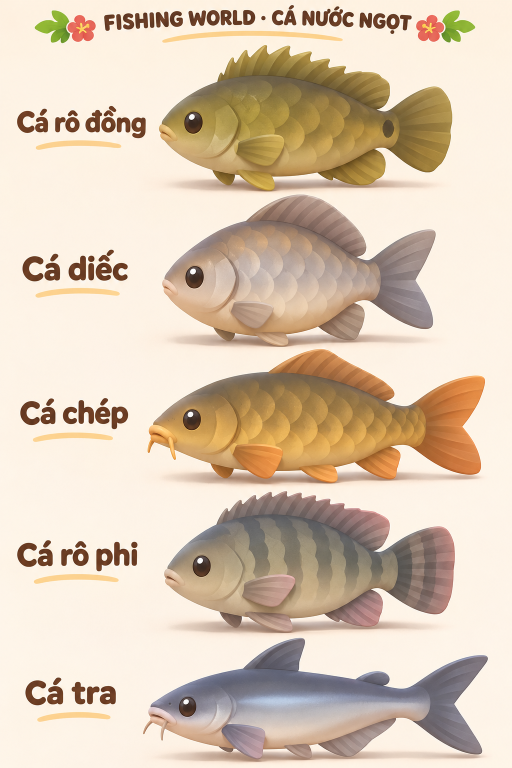
#> input picture design/reference/freshwater/boards/01.png, 1024 x 1536 px, found by its file name (shown at 1/2 size); its folder holds only this picture in this run
$ python prepare-freshwater-references.py
#> lines starting #> are read from the running program, lines starting #| are printed output that depends on the picture; after the words box and inside, x2 and y2 are one past the last pixel; in counts of white or black regions, pixels touching at a corner belong together
"""Extract authored silhouettes/landmarks from the supplied boards (Pillow + numpy).
The source PNGs are immutable; these masks contain geometry guides, not model textures.
Run from repository root with the bundled Python runtime.
"""
from pathlib import Path
import sys
sys.path.insert(0, str(Path('.local/freshwater-tools').resolve()))
from PIL import Image, ImageFilter, ImageDraw
import numpy as np
import json
import cv2

ROOT = Path('design/reference/freshwater')
# id, board, crop, eye (x,y,r), mouth (x,y), body samples (x,top,bottom)
ROWS = [
 ('perch',1,[300,85,930,384],[387,246,18],[324,267],[[321,239,274],[370,195,313],[450,164,343],[550,157,351],[650,173,344],[745,210,318],[795,237,284]]),
 ('crucian',1,[305,385,905,697],[389,558,18],[330,584],[[326,552,588],[380,500,633],[460,457,661],[550,446,674],[650,474,655],[730,520,608],[770,544,581]]),
 ('carp',1,[282,697,995,983],[382,839,18],[307,867],[[300,844,880],[355,797,912],[440,759,939],[550,744,945],[650,768,932],[760,798,905],[838,824,868]]),
 ('tilapia',1,[306,982,961,1274],[407,1133,18],[338,1158],[[328,1130,1166],[380,1080,1203],[460,1047,1226],[560,1040,1236],[660,1063,1228],[740,1094,1193],[795,1120,1166]]),
 ('pangasius',1,[273,1274,1006,1536],[375,1417,18],[309,1440],[[298,1417,1451],[360,1377,1485],[445,1351,1498],[555,1343,1500],[665,1358,1481],[770,1383,1458],[840,1397,1434]]),
 ('catfish',2,[215,128,1010,383],[396,256,18],[291,271],[[280,250,293],[350,210,326],[450,187,343],[570,185,346],[710,200,335],[845,224,311],[900,237,287]]),
 ('grasscarp',2,[280,394,1010,686],[369,554,17],[309,576],[[300,554,583],[360,511,618],[440,481,640],[550,469,651],[670,488,635],[790,514,611],[870,536,582]]),
 ('bigheadcarp',2,[293,690,1010,968],[389,873,18],[315,797],[[308,784,832],[350,768,897],[440,747,934],[550,754,938],[665,784,914],[785,808,890],[871,815,863]]),
 ('koi',2,[280,956,1005,1275],[385,1137,18],[310,1162],[[298,1127,1170],[360,1081,1210],[450,1046,1232],[550,1045,1245],[665,1065,1235],[785,1094,1208],[861,1119,1177]]),
 ('blackcarp',2,[274,1274,1010,1536],[370,1417,17],[294,1440],[[283,1417,1453],[345,1376,1483],[440,1349,1501],[550,1344,1504],[665,1362,1489],[785,1385,1466],[875,1400,1441]]),
 ('snakehead',3,[272,128,1023,374],[365,235,17],[295,263],[[288,231,269],[350,201,301],[450,180,326],[560,178,334],[680,187,329],[790,206,310],[920,226,287]]),
 ('marbled_eel',3,[257,379,1018,640],[334,520,14],[278,541],[[269,513,546],[330,483,566],[420,465,583],[520,496,609],[620,477,589],[720,443,555],[820,455,547],[910,505,567],[983,535,558]]),
 ('giantcatfish',3,[276,650,1023,968],[369,826,17],[301,853],[[290,820,867],[350,786,910],[450,759,941],[555,760,949],[680,778,929],[795,802,899],[870,813,870]]),
 ('arapaima',3,[211,969,1023,1237],[316,1091,16],[231,1110],[[225,1088,1124],[300,1056,1156],[410,1022,1178],[530,1011,1184],[655,1016,1180],[780,1042,1164],[918,1080,1138]]),
 ('sturgeon',3,[195,1240,1023,1535],[353,1385,17],[242,1403],[[229,1378,1408],[300,1362,1431],[385,1327,1456],[500,1320,1466],[640,1334,1457],[780,1363,1437],[882,1383,1416]]),
]

def largest(mask):
    # Flood-fill components without an additional scientific dependency.
    h,w = mask.shape; seen = np.zeros_like(mask); best=[]
    for y,x in zip(*np.nonzero(mask)):
        if seen[y,x]: continue
        stack=[(y,x)]; seen[y,x]=True; points=[]
        while stack:
            yy,xx=stack.pop();points.append((yy,xx))
            for dy,dx in [(1,0),(-1,0),(0,1),(0,-1)]:
                ny,nx=yy+dy,xx+dx
                if 0<=ny<h and 0<=nx<w and mask[ny,nx] and not seen[ny,nx]:
                    seen[ny,nx]=True;stack.append((ny,nx))
        if len(points)>len(best): best=points
    result=np.zeros_like(mask)
    for y,x in best: result[y,x]=True
    return result

out={}
FEATURES={
 'perch':([474,253],[474,285]),'crucian':([465,558],[465,610]),
 'carp':([454,840],[461,870]),'tilapia':([482,1136],[492,1170]),
 'pangasius':([430,1420],[449,1462]),'catfish':([482,254],[491,293]),
 'grasscarp':([445,557],[443,590]),'bigheadcarp':([452,837],[463,869]),
 'koi':([448,1134],[452,1168]),'blackcarp':([431,1414],[436,1453]),
 'snakehead':([444,237],[447,268]),'marbled_eel':([371,515],[355,540]),
 'giantcatfish':([438,826],[444,867]),'arapaima':([365,1095],[354,1125]),
 'sturgeon':([396,1390],[401,1432])}
(ROOT/'crops').mkdir(exist_ok=True)
for id,board,crop,eye,mouth,body in ROWS:
    cv2.setRNGSeed(7)
    image=Image.open(ROOT/'boards'/f'{board:02}.png').convert('RGB').crop(crop)
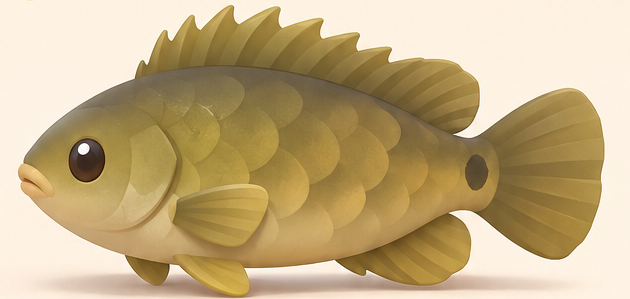
#> image: PIL image 630x299 RGB; mean R, G, B 195.2, 173.6, 131.8
    a=np.array(image).astype(float)
    # Warm near-white poster and soft cast shadows are excluded; pale skin is
    # recovered by filling the closed outer contour, including the white koi.
    labels=np.full(a.shape[:2],cv2.GC_PR_FGD,dtype='uint8')
    labels[(a[:,:,0]>241)&(a[:,:,1]>222)&(a[:,:,2]>199)]=cv2.GC_BGD
    labels[(a[:,:,0]<170)|(a[:,:,1]<140)|(a[:,:,2]<105)]=cv2.GC_FGD
    labels[:2]=labels[-2:]=cv2.GC_BGD; labels[:,:2]=labels[:,-2:]=cv2.GC_BGD
    cv2.grabCut(np.array(image),labels,None,np.zeros((1,65)),np.zeros((1,65)),5,cv2.GC_INIT_WITH_MASK)
    raw=(labels==cv2.GC_FGD)|(labels==cv2.GC_PR_FGD)
    raw=cv2.morphologyEx(raw.astype('uint8'),cv2.MORPH_CLOSE,np.ones((5,5),dtype='uint8'))>0
    mask=Image.fromarray((largest(raw)*255).astype('uint8'))
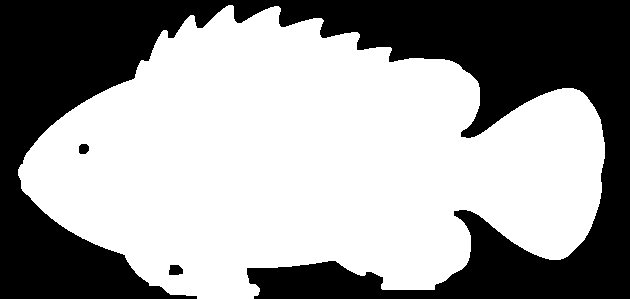
#> mask: PIL image 630x299 L; 60.3% white; 3 black regions, box (x1, y1, x2, y2) and area: (0, 0, 630, 299) 74579, (169, 265, 183, 275) 121, (79, 144, 89, 154) 87
    inv=Image.eval(mask,lambda v:255-v);ImageDraw.floodfill(inv,(0,0),128)
#> after `ImageDraw.floodfill(inv, (0, 0), 128)`:
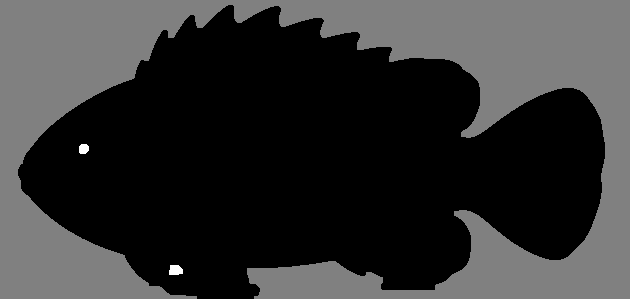
#> inv: PIL image 630x299 L; min 0, max 255, mean 51
    filled=np.array(inv)!=128
#> filled: shape (299, 630) bool; 60.4% white; 1 black region, box (x1, y1, x2, y2) and area: (0, 0, 630, 299) 74579
    mask=Image.fromarray((filled*255).astype('uint8')).filter(ImageFilter.MinFilter(3))
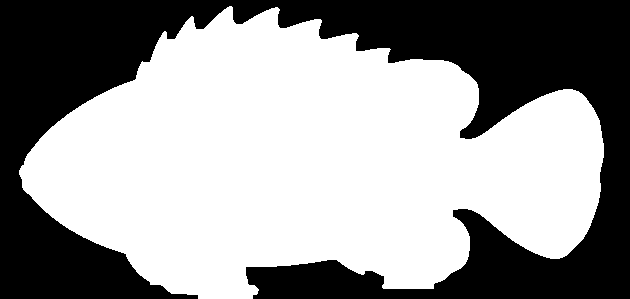
#> mask: PIL image 630x299 L; 59.2% white; 1 black region, box (x1, y1, x2, y2) and area: (0, 0, 630, 299) 76798
    if id=='koi':
        # The white Showa patches have poster-colored pixels: explicitly trace
        # the outside contour rather than letting color segmentation eat them.
        outline=[(293,1136),(319,1101),(374,1061),(442,1035),(482,992),(547,970),(590,999),(640,1020),(710,1048),(785,1087),(840,1105),(887,1060),(937,1026),(973,1020),(962,1062),(926,1114),(914,1136),(947,1183),(966,1215),(928,1216),(876,1195),(840,1175),(802,1207),(731,1232),(632,1246),(529,1244),(436,1233),(359,1213),(317,1185),(293,1159)]
        points=[]
        for j,b in enumerate(outline):
            a=outline[(j-1)%len(outline)];c=outline[(j+1)%len(outline)];d=outline[(j+2)%len(outline)]
            for t in np.linspace(0,1,12,endpoint=False):
                points.append(tuple(.5*(2*b[k]+(-a[k]+c[k])*t+(2*a[k]-5*b[k]+4*c[k]-d[k])*t*t+(-a[k]+3*b[k]-3*c[k]+d[k])*t*t*t)-crop[k] for k in range(2)))
        mask=Image.new('L',image.size);ImageDraw.Draw(mask).polygon(points,fill=255)
    # Use a tight bounding rectangle for normalization and reproducible alignment.
    bbox=mask.getbbox(); image=image.crop(bbox); mask=mask.crop(bbox)
#> after `bbox = mask.getbbox()`: bbox = (19, 6, 604, 299)
#> after `image = image.crop(bbox)`:
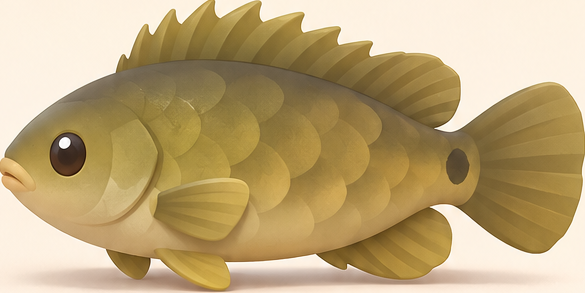
#> image: PIL image 585x293 RGB; mean R, G, B 189.4, 166.8, 122.3
#> after `mask = mask.crop(bbox)`:
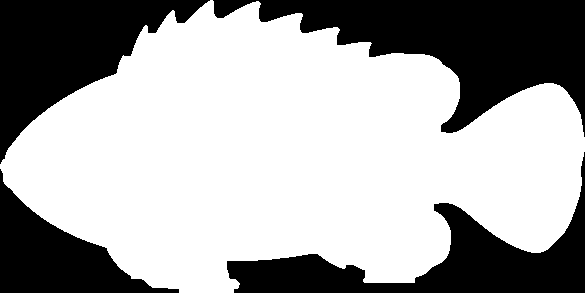
#> mask: PIL image 585x293 L; 65.1% white; 4 black regions, box (x1, y1, x2, y2) and area: (213, 0, 585, 137) 21790, (0, 0, 210, 164) 14994, (227, 152, 585, 293) 14317, (0, 169, 179, 293) 8732
    origin=[crop[0]+bbox[0],crop[1]+bbox[1]];w,h=image.size
#> after `origin = [crop[0] + bbox[0], crop[1] + bbox[1]]`: origin = [319, 91]
#> after `w, h = image.size`: w = 585; h = 293
    image.save(ROOT/'crops'/f'{id}.png');mask.save(ROOT/'crops'/f'{id}-mask.png')
    # Thin silhouettes/whiskers are kept in the 512-column source guide.
    mw=512;mh=round(h/w*mw)
#> after `mh = round(h / w * mw)`: mh = 256
    small=np.array(mask.resize((mw,mh),Image.Resampling.BILINEAR))>120
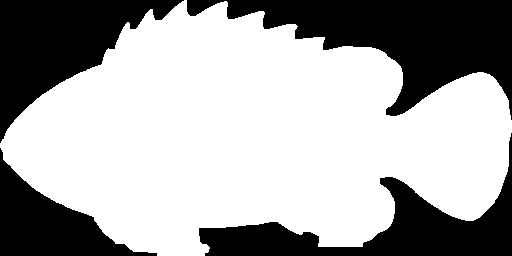
#> small: shape (256, 512) bool; 65.1% white; 4 black regions, box (x1, y1, x2, y2) and area: (187, 0, 512, 120) 16636, (0, 0, 184, 143) 11453, (199, 133, 512, 256) 10946, (0, 148, 157, 256) 6669
    runs=[]
    for row in small:
        edges=np.flatnonzero(np.diff(np.r_[False,row,False])).tolist()
        runs.append(edges)
#> this loop made 256 passes
#> edges on passes 1 to 3: [184, 187], [182, 187, 224, 227], [181, 187, 220, 228]
#> after the loop, runs = 256 items, first 6: [184, 187], [182, 187, 224, 227], [181, 187, 220, 228], [179, 187, 217, 228], [178, 187, 215, 228], [177, 187, 213, 228]
#> (the run stopped early here; a loop or call above may not have finished)
